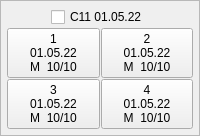
          <widget class="QFrame" name="frame_65">
           <property name="frameShape">
            <enum>QFrame::StyledPanel</enum>
           </property>
           <property name="frameShadow">
            <enum>QFrame::Raised</enum>
           </property>
           <layout class="QHBoxLayout" name="horizontalLayout">
            <property name="spacing">
             <number>5</number>
            </property>
            <property name="leftMargin">
             <number>5</number>
            </property>
            <property name="topMargin">
             <number>5</number>
            </property>
            <property name="rightMargin">
             <number>5</number>
            </property>
            <property name="bottomMargin">
             <number>5</number>
            </property>
            <item>
             <layout class="QGridLayout" name="gridLayout_65">
              <property name="leftMargin">
               <number>1</number>
              </property>
              <property name="topMargin">
               <number>1</number>
              </property>
              <property name="rightMargin">
               <number>1</number>
              </property>
              <property name="bottomMargin">
               <number>1</number>
              </property>
              <property name="spacing">
               <number>1</number>
              </property>
              <item row="1" column="1">
               <widget class="QPushButton" name="pushButton_260">
                <property name="text">
                 <string>2
01.05.22
M  10/10</string>
                </property>
                <property name="checkable">
                 <bool>true</bool>
                </property>
               </widget>
              </item>
              <item row="2" column="1">
               <widget class="QPushButton" name="pushButton_262">
                <property name="text">
                 <string>4
01.05.22
M  10/10</string>
                </property>
               </widget>
              </item>
              <item row="1" column="0">
               <widget class="QPushButton" name="pushButton_263">
                <property name="text">
                 <string>1
01.05.22
M  10/10</string>
                </property>
               </widget>
              </item>
              <item row="0" column="0" colspan="2" alignment="Qt::AlignHCenter">
               <widget class="QCheckBox" name="A1_65">
                <property name="layoutDirection">
                 <enum>Qt::LeftToRight</enum>
                </property>
                <property name="text">
                 <string>C11 01.05.22</string>
                </property>
               </widget>
              </item>
              <item row="2" column="0">
               <widget class="QPushButton" name="pushButton_261">
                <property name="text">
                 <string>3
01.05.22
M  10/10</string>
                </property>
               </widget>
              </item>
             </layout>
            </item>
           </layout>
          </widget>
